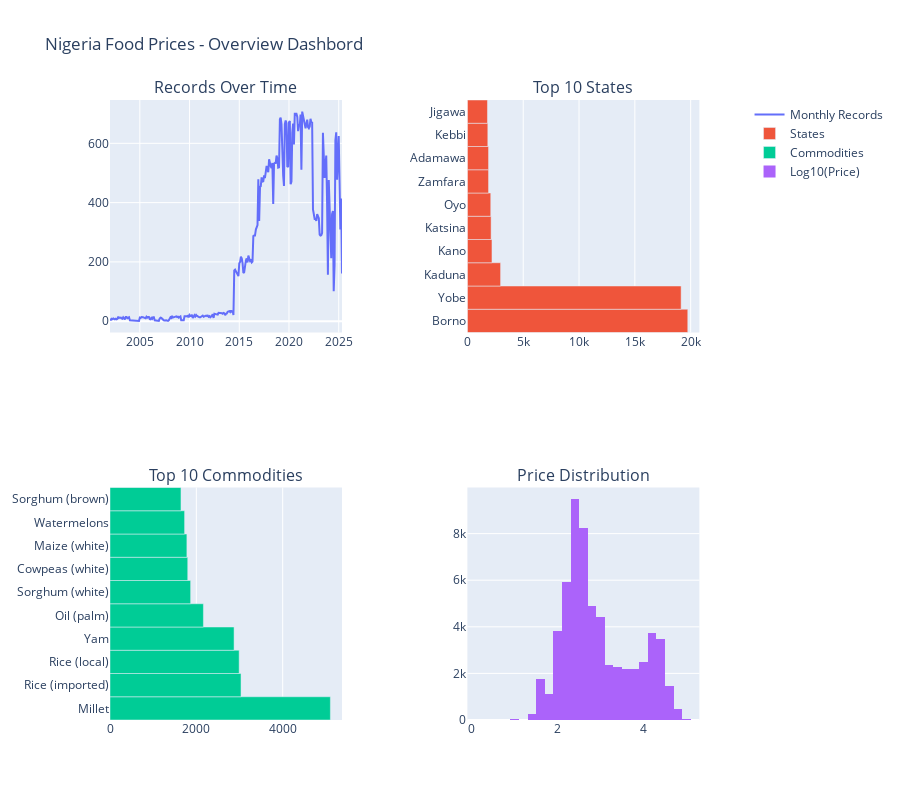

The cell this chart's notebook holds for it:
### Code cell
#Create Summary Visualizations
if df is not None:
    #records over time
    fig = make_subplots(
        rows=2, cols=2,
        subplot_titles=('Records Over Time', 'Top 10 States',
                       'Top 10 Commodities', 'Price Distribution'),
        specs=[[{"secondary_y": True}, {}],
              [{}, {}]]
    )

    # Time series of records
    monthly_counts = df.groupby(['year', 'month']).size().reset_index(name='count')
    monthly_counts['date'] = pd.to_datetime(monthly_counts[['year', 'month']].assign(day=1))

    fig.add_trace(
        go.Scatter(x=monthly_counts['date'], y=monthly_counts['count'],
                  mode='lines', name='Monthly Records'),
        row=1, col=1
    )

    # Top states
    top_states = df['admin1'].value_counts().head(10)
    fig.add_trace(
        go.Bar(x=top_states.values, y=top_states.index, orientation='h',
              name='States'),
        row=1, col=2
    )

    # Top commodities
    top_commodities = df['commodity'].value_counts().head(10)
    fig.add_trace(
        go.Bar(x=top_commodities.values, y=top_commodities.index, orientation='h',
              name='Commodities'),
        row=2, col=1
    )

    #Price distribution (log scale due to wide range)
    fig.add_trace(
        go.Histogram(x=np.log10(df['price'][df['price'] > 0]),
                    nbinsx=50, name='Log10(Price)'),
        row=2, col=2
    )

    fig.update_layout(height=800, title_text="Nigeria Food Prices - Overview Dashbord")
    fig.show()

### Figure 1 — Plotly figure (JSON) as saved in the notebook; plotly's stock layout.template omitted (floating-point values rounded to 4 significant figures; data arrays with more than 128 entries replaced by an {"elided": "..."} marker saying what was removed)
{"data": [{"mode": "lines", "name": "Monthly Records", "type": "scatter", "x": {"elided": "281 str values"}, "xaxis": "x", "y": {"elided": "281 int values"}, "yaxis": "y"}, {"name": "States", "orientation": "h", "type": "bar", "x": [19741, 19145, 2974, 2202, 2124, 2093, 1896, 1895, 1830, 1799], "xaxis": "x2", "y": ["Borno", "Yobe", "Kaduna", "Kano", "Katsina", "Oyo", "Zamfara", "Adamawa", "Kebbi", "Jigawa"], "yaxis": "y3"}, {"name": "Commodities", "orientation": "h", "type": "bar", "x": [5105, 3035, 2992, 2874, 2164, 1868, 1801, 1781, 1728, 1644], "xaxis": "x3", "y": ["Millet", "Rice (imported)", "Rice (local)", "Yam", "Oil (palm)", "Sorghum (white)", "Cowpeas (white)", "Maize (white)", "Watermelons", "Sorghum (brown)"], "yaxis": "y4"}, {"name": "Log10(Price)", "nbinsx": 50, "type": "histogram", "x": {"elided": "60565 float values"}, "xaxis": "x4", "yaxis": "y5"}], "layout": {"annotations": [{"font": {"size": 16}, "showarrow": false, "text": "Records Over Time", "x": 0.185, "xanchor": "center", "xref": "paper", "y": 1, "yanchor": "bottom", "yref": "paper"}, {"font": {"size": 16}, "showarrow": false, "text": "Top 10 States", "x": 0.755, "xanchor": "center", "xref": "paper", "y": 1, "yanchor": "bottom", "yref": "paper"}, {"font": {"size": 16}, "showarrow": false, "text": "Top 10 Commodities", "x": 0.185, "xanchor": "center", "xref": "paper", "y": 0.375, "yanchor": "bottom", "yref": "paper"}, {"font": {"size": 16}, "showarrow": false, "text": "Price Distribution", "x": 0.755, "xanchor": "center", "xref": "paper", "y": 0.375, "yanchor": "bottom", "yref": "paper"}], "height": 800, "title": {"text": "Nigeria Food Prices - Overview Dashbord"}, "xaxis": {"anchor": "y", "domain": [0, 0.37]}, "xaxis2": {"anchor": "y3", "domain": [0.57, 0.94]}, "xaxis3": {"anchor": "y4", "domain": [0, 0.37]}, "xaxis4": {"anchor": "y5", "domain": [0.57, 0.94]}, "yaxis": {"anchor": "x", "domain": [0.625, 1]}, "yaxis2": {"anchor": "x", "overlaying": "y", "side": "right"}, "yaxis3": {"anchor": "x2", "domain": [0.625, 1]}, "yaxis4": {"anchor": "x3", "domain": [0, 0.375]}, "yaxis5": {"anchor": "x4", "domain": [0, 0.375]}}}
